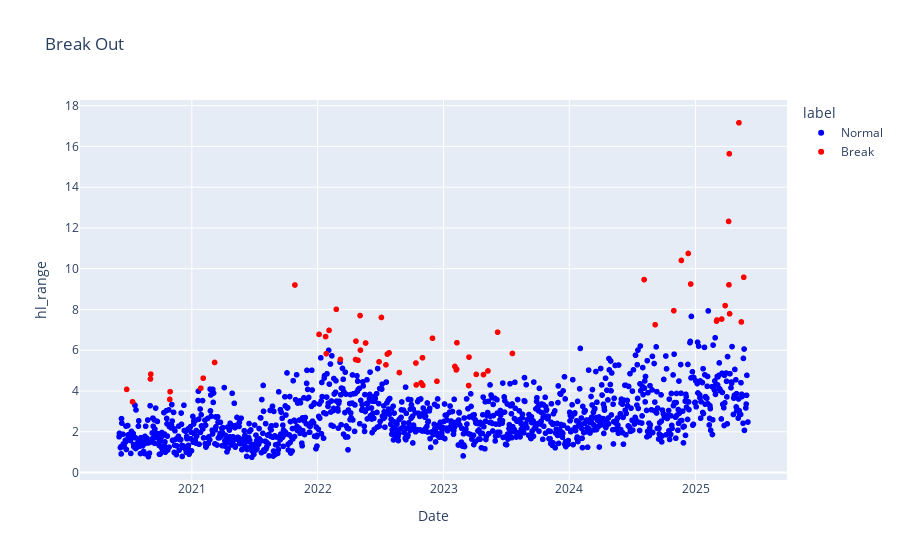

The notebook cell this image was saved under:
### Markdown cell above
> Scatter plot: Break Out points

### Code cell
new_df['label'] = new_df['hl_breakout'].apply(lambda c: 'Break' if c else 'Normal')
fig = ex.scatter(new_df,x='Date',y= 'hl_range',title='Break Out', color='label',
                 color_discrete_map={'Break': 'red', 'Normal':'blue'})
fig.show()
